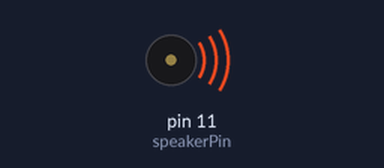
A sketch run on a simulated Arduino Uno, built with avr-gcc and run on an emulated ATmega328P. Shown: buzzer (waves = sounding).

Above: at 0.1 s.
At 10.49 s:
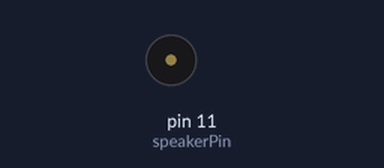
Timing chart, 0 to 18.8 s (numbered marks = the images above):
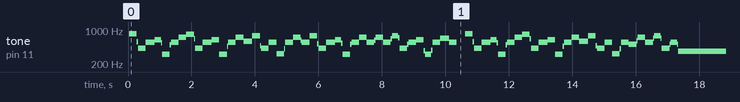

Measured:
- by itself, tone on pin 11 (speakerPin): plays 845 Hz for 0.24 s, 579 Hz for 0.04 s, 424 Hz for 0.24 s, 565 Hz for 0.28 s, 634 Hz for 0.20 s, 542 Hz for 0.04 s … (96 notes in this stretch)

The sketch:

Sweet_Child_of_Mine.ino
```cpp
// Written for Freetronics LeoStick
// by Craige McWhirter

int speakerPin = 11;

char notes[] = "DdAGgAFDdAGgAFAEdAgAFAEdAGgAFAFAEdAGgAFA DdAGgAFDdAGgAFAEdAgAFAEdAGgAFAFAEdAGgAFA";

//              d d a g g a F d d a g g a f a e d a g a f a e d a g g a f a f a e d a g g a f a
int beats[] = { 1,1,1,1,1,1,1,1,1,1,1,1,1,1,1,1,1,1,1,1,1,1,1,1,1,1,1,1,1,1,1,1,1,1,1,1,1,1,1,1,1,1,1,1,1,1,1,1,1,1,1,1,1,1,1,1,1,1,1,1,1,1,1,1,1,1,1,1,1,1,1,1,1,1,1,1,1,1,1,1,1};
int tempo = 255;

void playTone(int tone, int duration) {
  for (long i = 0; i < duration * 1000L; i += tone * 2) {
    digitalWrite(speakerPin, HIGH);
    delayMicroseconds(tone);
    digitalWrite(speakerPin, LOW);
    delayMicroseconds(tone);
  }
}

void playNote(char note, int duration) {
  char names[] = {'d','g','D', 'E', 'F', 'G', 'A'};
  int tones[] = {1175, 1568, 587, 659, 698, 784, 880};

// play the tone corresponding to the note name
  for (int i = 0; i < sizeof(tones); i++) {
    if (names[i] == note) {
      playTone(tones[i], duration);
    }
  }
}

void setup() {
  pinMode(speakerPin, OUTPUT);
}
void loop() {
  for (int i = 0; i < sizeof(notes); i++) {
    if (notes[i] == ' ') {
      delay(beats[i] * tempo); // rest
    } else {
      playNote(notes[i], beats[i] * tempo);
    }
    // pause between notes
    delay(tempo / 255);
    if (i == sizeof(notes)-1){
      delay(100000);
    }
  }
}
```
